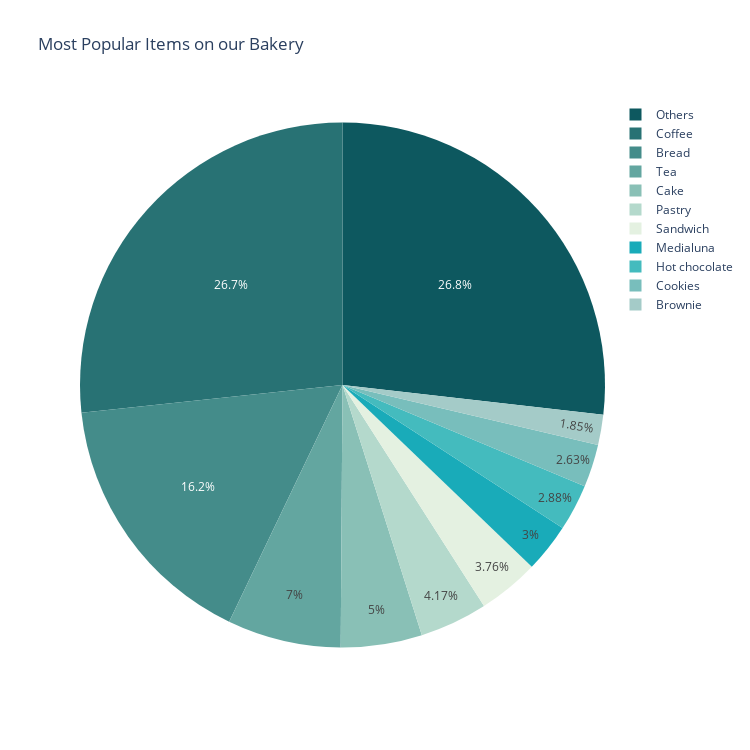

Notebook cell for this chart:
### Code cell
fig = px.pie(allItemsCount, values=0, names=allItemsCount.index, title="Most Popular Items on our Bakery", color_discrete_sequence = px.colors.sequential.Mint_r)
fig['layout'].update(width=750, height=750, autosize=False)
fig.show()

### Figure 1 — Plotly figure (JSON) as saved in the notebook; plotly's stock layout.template omitted (floating-point values rounded to 4 significant figures)
{"data": [{"domain": {"x": [0, 1], "y": [0, 1]}, "hovertemplate": "index=%{label}<br>0=%{value}<extra></extra>", "labels": ["Coffee", "Bread", "Tea", "Cake", "Pastry", "Sandwich", "Medialuna", "Hot chocolate", "Cookies", "Brownie", "Others"], "legendgroup": "", "name": "", "showlegend": true, "type": "pie", "values": [5471, 3325, 1435, 1025, 856, 771, 616, 590, 540, 379, 5499]}], "layout": {"autosize": false, "height": 750, "legend": {"tracegroupgap": 0}, "piecolorway": ["rgb(13, 88, 95)", "rgb(40, 114, 116)", "rgb(68, 140, 138)", "rgb(99, 166, 160)", "rgb(137, 192, 182)", "rgb(180, 217, 204)", "rgb(228, 241, 225)"], "title": {"text": "Most Popular Items on our Bakery"}, "width": 750}}
